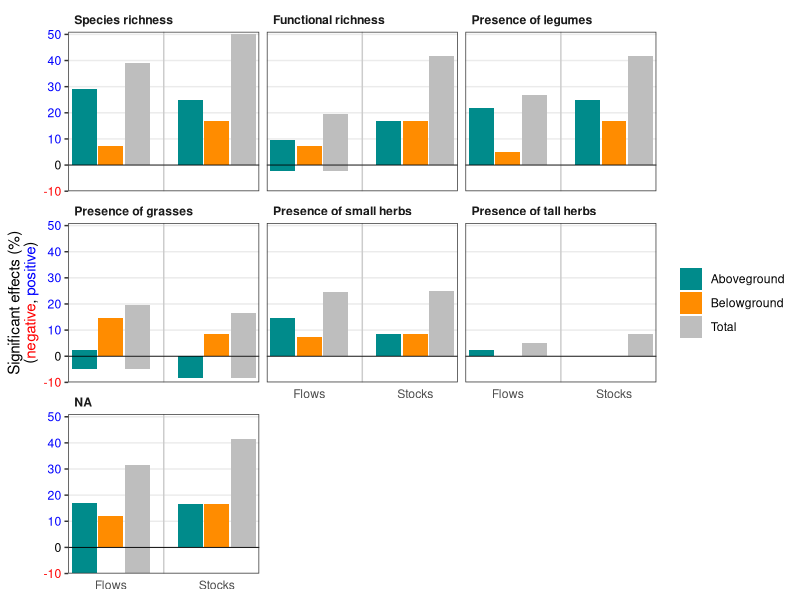

Generate this figure with R:
# Fig 3 plots

library(tidyverse)
library(ggtext)

# Prepare data ------------------------------------------------------------

dat <- read_csv("Results/Summary_Effects_MainText.csv")

dat <- dat %>%
  mutate(Dimens = case_when(
    Dimens == "flow" ~ "Flows",
    Dimens == "stock" ~ "Stocks"
  )) %>%
  select(predictor, Dimens, Total_pr, AG_pr, BG_pr, Eff_sighn) %>%
  pivot_longer(!c(predictor, Dimens, Eff_sighn)) %>%
  mutate(value = case_match(
    Eff_sighn,
    "negative" ~ value * -1,
    "positive" ~ value
  )) %>%
  mutate(
    predictor = factor(predictor,
      levels = c("sowndiv", "numfg", "leg.ef", "gr.ef", "sh.ef", "th.ef")
    )
  )

# Prepare plot ------------------------------------------------------------

# Modify factor labels

predictor_label <- c(
  gr.ef = "Presence of grasses",
  leg.ef = "Presence of legumes",
  numfg = "Functional richness",
  sh.ef = "Presence of small herbs",
  sowndiv = "Species richness",
  th.ef = "Presence of tall herbs"
)

# Make plot ---------------------------------------------------------------

barplot_effects <- dat %>%
  ggplot(aes(x = Dimens, y = value, fill = name)) +
  geom_col(position = position_dodge(width = 0.75), width = 0.7) +
  geom_vline(xintercept = 1.5, color = "grey80") +
  geom_hline(yintercept = 0, size = 0.3) +
  labs(y = "Significant effects (%)<br>(<span style = 'color: red;'>negative</span>,
       <span style = 'color: blue;'>positive</span>)") +
  scale_y_continuous(
    breaks = seq(-10, 50, by = 10),
    limits = c(-10, 51),
    expand = c(0, 0)
  ) +
  scale_x_discrete(expand = c(0.2, 0.2)) +
  scale_fill_manual(
    values = c("cyan4", "darkorange", "grey"),
    labels = c("Aboveground", "Belowground", "Total")
  ) +
  facet_wrap(~predictor, labeller = labeller(
    predictor = predictor_label
  )) +
  theme_bw() +
  theme(
    axis.title.x = element_blank(),
    axis.ticks.x = element_blank(),
    axis.title.y = element_markdown(),
    axis.text.y = element_text(color = c("red", "black", rep("blue", 5))),
    panel.grid.major.x = element_blank(),
    panel.grid.minor.x = element_blank(),
    panel.grid.minor.y = element_blank(),
    legend.title = element_blank(),
    strip.background = element_blank(),
    strip.text = element_text(hjust = 0, face = "bold")
  )

# Save plot ---------------------------------------------------------------

ggsave("Results/Fig.3.png",
  width = 16, height = 8, units = "cm",
  scale = 1.3
)
